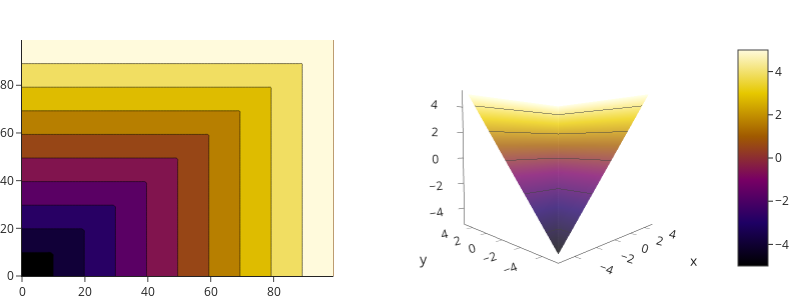
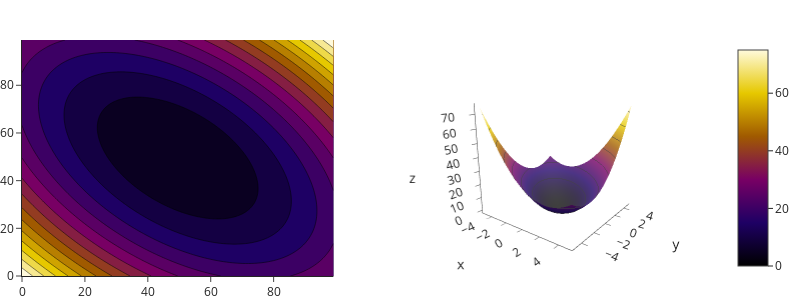

The notebook cell these images were saved under, in order:
### Markdown cell above
## Multivariate Functions

### Code cell
vals = np.linspace(-5, 5, 100)
names, funs, scenes = ["max","polynomial"], [lambda x,y: np.max([x,y], axis=0), lambda x, y: x**2 + x*y + y**2], \
    [dict(camera = dict(eye=dict(x=-1.5, y=-1.5, z=.1))), dict(camera = dict(eye=dict(x=1.5, y=-2, z=.7)))]

for name, fun, scene in zip(*[names, funs, scenes]):
    xx, yy = np.meshgrid(vals, vals)
    z = fun(xx, yy)

    fig = make_subplots(rows=1, cols=2, specs=[[{'type': 'scatter'}, {'type': 'scene'}]])

    fig.add_traces(data = [
        go.Contour(z=z, colorscale='Electric', showscale=False),    
        go.Surface(x = vals, y=vals, z=z, opacity=.8, colorscale='Electric', contours=dict(z=dict(show=True)))],
        rows=[1,1], cols=[1,2])

    fig.update_layout(width=800, height=300, scene_aspectmode="cube", scene=scene)
    fig.write_image(f"../{name}.png")
    fig.show()

### Figure 1 — Plotly figure (JSON) as saved in the notebook; plotly's stock layout.template omitted (floating-point values rounded to 4 significant figures; data arrays with more than 128 entries replaced by an {"elided": "..."} marker saying what was removed)
{"data": [{"colorscale": [[0, "rgb(0,0,0)"], [0.2, "rgb(30,0,100)"], [0.4, "rgb(120,0,100)"], [0.6, "rgb(160,90,0)"], [0.8, "rgb(230,200,0)"], [1, "rgb(255,250,220)"]], "showscale": false, "type": "contour", "xaxis": "x", "yaxis": "y", "z": {"elided": "100x100 float values"}}, {"colorscale": [[0, "rgb(0,0,0)"], [0.2, "rgb(30,0,100)"], [0.4, "rgb(120,0,100)"], [0.6, "rgb(160,90,0)"], [0.8, "rgb(230,200,0)"], [1, "rgb(255,250,220)"]], "contours": {"z": {"show": true}}, "opacity": 0.8, "scene": "scene", "type": "surface", "x": [-5, -4.899, -4.798, -4.697, -4.596, -4.495, -4.394, -4.293, -4.192, -4.091, -3.99, -3.889, -3.788, -3.687, -3.586, -3.485, -3.384, -3.283, -3.182, -3.081, -2.98, -2.879, -2.778, -2.677, -2.576, -2.475, -2.374, -2.273, -2.172, -2.071, -1.97, -1.869, -1.768, -1.667, -1.566, -1.465, -1.364, -1.263, -1.162, -1.061, -0.9596, -0.8586, -0.7576, -0.6566, -0.5556, -0.4545, -0.3535, -0.2525, -0.1515, -0.05051, 0.05051, 0.1515, 0.2525, 0.3535, 0.4545, 0.5556, 0.6566, 0.7576, 0.8586, 0.9596, 1.061, 1.162, 1.263, 1.364, 1.465, 1.566, 1.667, 1.768, 1.869, 1.97, 2.071, 2.172, 2.273, 2.374, 2.475, 2.576, 2.677, 2.778, 2.879, 2.98, 3.081, 3.182, 3.283, 3.384, 3.485, 3.586, 3.687, 3.788, 3.889, 3.99, 4.091, 4.192, 4.293, 4.394, 4.495, 4.596, 4.697, 4.798, 4.899, 5], "y": [-5, -4.899, -4.798, -4.697, -4.596, -4.495, -4.394, -4.293, -4.192, -4.091, -3.99, -3.889, -3.788, -3.687, -3.586, -3.485, -3.384, -3.283, -3.182, -3.081, -2.98, -2.879, -2.778, -2.677, -2.576, -2.475, -2.374, -2.273, -2.172, -2.071, -1.97, -1.869, -1.768, -1.667, -1.566, -1.465, -1.364, -1.263, -1.162, -1.061, -0.9596, -0.8586, -0.7576, -0.6566, -0.5556, -0.4545, -0.3535, -0.2525, -0.1515, -0.05051, 0.05051, 0.1515, 0.2525, 0.3535, 0.4545, 0.5556, 0.6566, 0.7576, 0.8586, 0.9596, 1.061, 1.162, 1.263, 1.364, 1.465, 1.566, 1.667, 1.768, 1.869, 1.97, 2.071, 2.172, 2.273, 2.374, 2.475, 2.576, 2.677, 2.778, 2.879, 2.98, 3.081, 3.182, 3.283, 3.384, 3.485, 3.586, 3.687, 3.788, 3.889, 3.99, 4.091, 4.192, 4.293, 4.394, 4.495, 4.596, 4.697, 4.798, 4.899, 5], "z": {"elided": "100x100 float values"}}], "layout": {"height": 300, "scene": {"aspectmode": "cube", "camera": {"eye": {"x": -1.5, "y": -1.5, "z": 0.1}}, "domain": {"x": [0.55, 1], "y": [0, 1]}}, "width": 800, "xaxis": {"anchor": "y", "domain": [0, 0.45]}, "yaxis": {"anchor": "x", "domain": [0, 1]}}}

### Figure 2 — Plotly figure (JSON) as saved in the notebook; plotly's stock layout.template omitted (floating-point values rounded to 4 significant figures; data arrays with more than 128 entries replaced by an {"elided": "..."} marker saying what was removed)
{"data": [{"colorscale": [[0, "rgb(0,0,0)"], [0.2, "rgb(30,0,100)"], [0.4, "rgb(120,0,100)"], [0.6, "rgb(160,90,0)"], [0.8, "rgb(230,200,0)"], [1, "rgb(255,250,220)"]], "showscale": false, "type": "contour", "xaxis": "x", "yaxis": "y", "z": {"elided": "100x100 float values"}}, {"colorscale": [[0, "rgb(0,0,0)"], [0.2, "rgb(30,0,100)"], [0.4, "rgb(120,0,100)"], [0.6, "rgb(160,90,0)"], [0.8, "rgb(230,200,0)"], [1, "rgb(255,250,220)"]], "contours": {"z": {"show": true}}, "opacity": 0.8, "scene": "scene", "type": "surface", "x": [-5, -4.899, -4.798, -4.697, -4.596, -4.495, -4.394, -4.293, -4.192, -4.091, -3.99, -3.889, -3.788, -3.687, -3.586, -3.485, -3.384, -3.283, -3.182, -3.081, -2.98, -2.879, -2.778, -2.677, -2.576, -2.475, -2.374, -2.273, -2.172, -2.071, -1.97, -1.869, -1.768, -1.667, -1.566, -1.465, -1.364, -1.263, -1.162, -1.061, -0.9596, -0.8586, -0.7576, -0.6566, -0.5556, -0.4545, -0.3535, -0.2525, -0.1515, -0.05051, 0.05051, 0.1515, 0.2525, 0.3535, 0.4545, 0.5556, 0.6566, 0.7576, 0.8586, 0.9596, 1.061, 1.162, 1.263, 1.364, 1.465, 1.566, 1.667, 1.768, 1.869, 1.97, 2.071, 2.172, 2.273, 2.374, 2.475, 2.576, 2.677, 2.778, 2.879, 2.98, 3.081, 3.182, 3.283, 3.384, 3.485, 3.586, 3.687, 3.788, 3.889, 3.99, 4.091, 4.192, 4.293, 4.394, 4.495, 4.596, 4.697, 4.798, 4.899, 5], "y": [-5, -4.899, -4.798, -4.697, -4.596, -4.495, -4.394, -4.293, -4.192, -4.091, -3.99, -3.889, -3.788, -3.687, -3.586, -3.485, -3.384, -3.283, -3.182, -3.081, -2.98, -2.879, -2.778, -2.677, -2.576, -2.475, -2.374, -2.273, -2.172, -2.071, -1.97, -1.869, -1.768, -1.667, -1.566, -1.465, -1.364, -1.263, -1.162, -1.061, -0.9596, -0.8586, -0.7576, -0.6566, -0.5556, -0.4545, -0.3535, -0.2525, -0.1515, -0.05051, 0.05051, 0.1515, 0.2525, 0.3535, 0.4545, 0.5556, 0.6566, 0.7576, 0.8586, 0.9596, 1.061, 1.162, 1.263, 1.364, 1.465, 1.566, 1.667, 1.768, 1.869, 1.97, 2.071, 2.172, 2.273, 2.374, 2.475, 2.576, 2.677, 2.778, 2.879, 2.98, 3.081, 3.182, 3.283, 3.384, 3.485, 3.586, 3.687, 3.788, 3.889, 3.99, 4.091, 4.192, 4.293, 4.394, 4.495, 4.596, 4.697, 4.798, 4.899, 5], "z": {"elided": "100x100 float values"}}], "layout": {"height": 300, "scene": {"aspectmode": "cube", "camera": {"eye": {"x": 1.5, "y": -2, "z": 0.7}}, "domain": {"x": [0.55, 1], "y": [0, 1]}}, "width": 800, "xaxis": {"anchor": "y", "domain": [0, 0.45]}, "yaxis": {"anchor": "x", "domain": [0, 1]}}}
